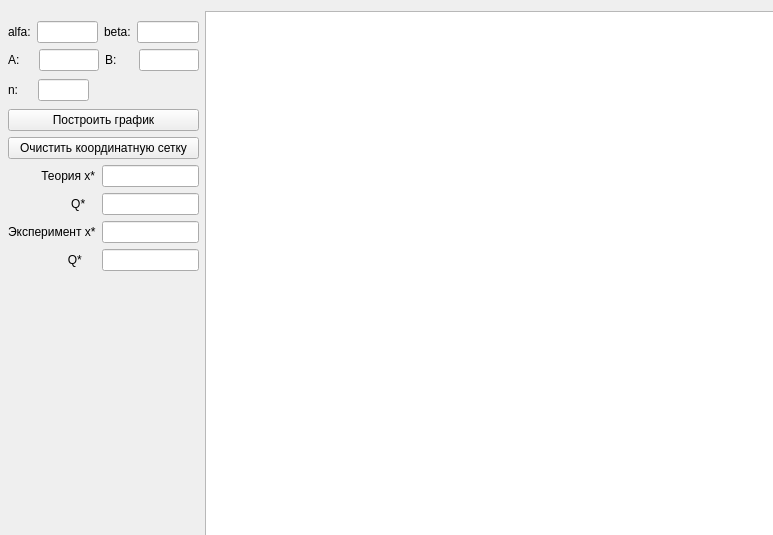
<?xml version="1.0" encoding="UTF-8"?>
<ui version="4.0">
 <class>Form</class>
 <widget class="QWidget" name="Form">
  <property name="geometry">
   <rect>
    <x>0</x>
    <y>0</y>
    <width>773</width>
    <height>535</height>
   </rect>
  </property>
  <property name="sizePolicy">
   <sizepolicy hsizetype="Maximum" vsizetype="Maximum">
    <horstretch>0</horstretch>
    <verstretch>0</verstretch>
   </sizepolicy>
  </property>
  <property name="maximumSize">
   <size>
    <width>846</width>
    <height>678</height>
   </size>
  </property>
  <property name="windowTitle">
   <string>Form</string>
  </property>
  <widget class="PlotWidget" name="graphicsView">
   <property name="geometry">
    <rect>
     <x>205</x>
     <y>11</y>
     <width>621</width>
     <height>651</height>
    </rect>
   </property>
  </widget>
  <widget class="QWidget" name="layoutWidget">
   <property name="geometry">
    <rect>
     <x>8</x>
     <y>21</y>
     <width>191</width>
     <height>250</height>
    </rect>
   </property>
   <layout class="QVBoxLayout" name="verticalLayout">
    <item>
     <layout class="QHBoxLayout" name="horizontalLayout_2">
      <item>
       <widget class="QLabel" name="label_2">
        <property name="text">
         <string>alfa:</string>
        </property>
       </widget>
      </item>
      <item>
       <widget class="QLineEdit" name="alfa_Edit"/>
      </item>
      <item>
       <widget class="QLabel" name="label">
        <property name="text">
         <string>beta:</string>
        </property>
       </widget>
      </item>
      <item>
       <widget class="QLineEdit" name="beta_Edit"/>
      </item>
     </layout>
    </item>
    <item>
     <layout class="QHBoxLayout" name="horizontalLayout_4">
      <item>
       <widget class="QLabel" name="label_5">
        <property name="text">
         <string>A:    </string>
        </property>
       </widget>
      </item>
      <item>
       <widget class="QLineEdit" name="A_Edit"/>
      </item>
      <item>
       <widget class="QLabel" name="label_6">
        <property name="text">
         <string>B:     </string>
        </property>
       </widget>
      </item>
      <item>
       <widget class="QLineEdit" name="B_Edit"/>
      </item>
     </layout>
    </item>
    <item>
     <layout class="QHBoxLayout" name="horizontalLayout">
      <item>
       <widget class="QLabel" name="label_3">
        <property name="text">
         <string>n:    </string>
        </property>
       </widget>
      </item>
      <item>
       <widget class="QLineEdit" name="n_Edit"/>
      </item>
      <item>
       <widget class="QLabel" name="label_4">
        <property name="text">
         <string>                               </string>
        </property>
       </widget>
      </item>
     </layout>
    </item>
    <item>
     <widget class="QPushButton" name="createButt">
      <property name="text">
       <string>Построить график</string>
      </property>
     </widget>
    </item>
    <item>
     <widget class="QPushButton" name="clearButt">
      <property name="text">
       <string>Очистить координатную сетку</string>
      </property>
      <property name="autoDefault">
       <bool>false</bool>
      </property>
      <property name="default">
       <bool>false</bool>
      </property>
     </widget>
    </item>
    <item>
     <layout class="QHBoxLayout" name="horizontalLayout_8">
      <item>
       <widget class="QLabel" name="label_9">
        <property name="text">
         <string>          Теория x*</string>
        </property>
       </widget>
      </item>
      <item>
       <widget class="QLineEdit" name="x_th_Edit"/>
      </item>
     </layout>
    </item>
    <item>
     <layout class="QHBoxLayout" name="horizontalLayout_7">
      <item>
       <widget class="QLabel" name="label_8">
        <property name="text">
         <string>                   Q*   </string>
        </property>
       </widget>
      </item>
      <item>
       <widget class="QLineEdit" name="q_th_Edit"/>
      </item>
     </layout>
    </item>
    <item>
     <layout class="QHBoxLayout" name="horizontalLayout_6">
      <item>
       <widget class="QLabel" name="label_7">
        <property name="text">
         <string>Эксперимент x*</string>
        </property>
       </widget>
      </item>
      <item>
       <widget class="QLineEdit" name="x_exp_Edit"/>
      </item>
     </layout>
    </item>
    <item>
     <layout class="QHBoxLayout" name="horizontalLayout_3">
      <item>
       <widget class="QLabel" name="label_10">
        <property name="text">
         <string>                  Q*    </string>
        </property>
       </widget>
      </item>
      <item>
       <widget class="QLineEdit" name="q_exp_Edit"/>
      </item>
     </layout>
    </item>
   </layout>
  </widget>
 </widget>
 <customwidgets>
  <customwidget>
   <class>PlotWidget</class>
   <extends>QGraphicsView</extends>
   <header>pyqtgraph</header>
  </customwidget>
 </customwidgets>
 <resources/>
 <connections/>
</ui>
